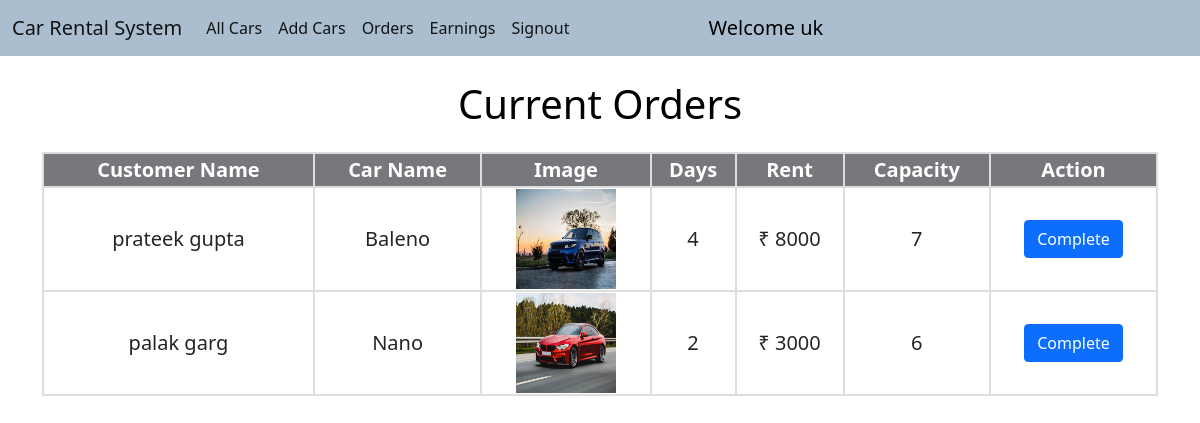
Page /all_orders/ (signed in) on the committed database.
### home/models.py (models this page shows, shortened)
class Order(models.Model):
    user = models.ForeignKey(User, on_delete=models.CASCADE)
    car_dealer = models.ForeignKey(CarDealer, on_delete=models.CASCADE)
    car = models.ForeignKey(Car, on_delete=models.CASCADE)
    rent = models.CharField(max_length=10)
    days = models.CharField(max_length=3)
    is_complete = models.BooleanField(default=False)

class Car(models.Model):
    name = models.CharField(max_length=50)
    image = models.ImageField(upload_to="")
    car_dealer = models.ForeignKey(CarDealer, on_delete=models.PROTECT)
    capacity = models.CharField(max_length=2)
    location = models.ForeignKey(Location, on_delete=models.SET_NULL, null=True)
    is_available = models.BooleanField(default=True)
    rent = models.CharField(max_length=10, blank=True)

### home/views.py (the view)
# urls.py: path("all_orders/", views.all_orders, name="all_orders"),
def all_orders(request):
    username = request.user
    user = User.objects.get(username = username)
    car_dealer = CarDealer.objects.get(car_dealer=user)
    orders = Order.objects.filter(car_dealer=car_dealer)
    all_orders = []
    for order in orders:
        if order.is_complete == False:
            all_orders.append(order)
    return render(request, "all_orders.html", {'all_orders':all_orders})

### home/templates/all_orders.html (shortened to what this page needs)
{% extends 'car_dealer_navbar.html' %}
{% block body %}
<div class="container">
    {% if all_orders %}
        <h1 class="mt-4">Current Orders</h1>
        <div class="users-table mt-4">
            <table>
                <tbody>
                    <tr>
                        <th>Customer Name</th>
                        <th>Car Name</th>
                        <th>Image</th>
                        <th>Days</th>
                        <th>Rent</th>
                        <th>Capacity</th>
                        <th>Action</th>
                    </tr>
                    {% for order in all_orders %}
                    <tr>
                        <td>{{order.user.get_full_name}}</td>
                        <td>{{order.car.name}}</td>
                        <td><img src="{{order.car.image.url}}" alt="" width="100px" height="100px"></td>
                        <td>{{order.days}}</td>
                        <td>₹ {{order.rent}}</td>
                        <td>{{order.car.capacity}}</td>
                        <td>
                            <form action="/complete_order/" method="post">
                                <button type="submit" class="btn btn-primary">Complete</button>
                            </form>
                        </td>
                    </tr>
                    {% endfor %}
                </tbody>
            </table>
            {% else %}
            <br>
            <h2>No orders right now</h2>
        </div>
        {% endif %}
    </div>
{% endblock body %}

### home/templates/car_dealer_navbar.html (shortened to what this page needs)
<!doctype html>
<html lang="en">
<head>
  <link href="https://cdn.jsdelivr.net/npm/bootstrap@5.1.0/dist/css/bootstrap.min.css" rel="stylesheet"
>
</head>
<body>
  <nav class="navbar navbar-expand-lg navbar-light sticky-top">
    <div class="container-fluid">
      <a class="navbar-brand" href="/home2/">Car Rental System</a>
      <div class="collapse navbar-collapse" id="navbarSupportedContent">
        <ul class="navbar-nav me-5">
          <li class="nav-item">
            <a class="nav-link active" aria-current="page" href="/all_cars/">All Cars</a>
          </li>
          <li class="nav-item">
            <a class="nav-link active" aria-current="page" href="/add_car/">Add Cars</a>
          </li>
          <li class="nav-item">
            <a class="nav-link active" aria-current="page" href="/all_orders/">Orders</a>
          </li>
          <li class="nav-item">
            <a class="nav-link active" aria-current="page" href="/earnings/">Earnings</a>
          </li>
          <li class="nav-item">
            <a class="nav-link active" aria-current="page" href="/signout/">Signout</a>
          </li>
        </ul>
        <a href="#" style="text-decoration: none; color: black; font-size: 20px;">&nbsp;&nbsp;&nbsp;&nbsp;&nbsp;&nbsp;&nbsp;&nbsp;&nbsp;&nbsp;&nbsp;&nbsp;&nbsp;&nbsp;&nbsp;
          Welcome {{request.user}}</a>
      </div>
    </div>
  </nav>
  {% block body %}
  {% endblock %}
</body>
</html>

### home/templates/car_dealer_navbar.html (style rules this page uses)
.navbar { background-color: rgb(171, 190, 208); }

### home/templates/all_orders.html (style rules this page uses)
h1 { text-align: center; color: black; }
table { border-collapse: collapse; width: 100%; text-align: center; font-size: 20px; }
th { background-color: #76787c; color: white; }
th, td { border: 2px solid #ddd; }

### rows in the picture
Order: user.get_full_name "prateek gupta", car.name "Baleno", car.image (picture), days "4", rent "8000", car.capacity "7"
Order: user.get_full_name "palak garg", car.name "Nano", car.image (picture), days "2", rent "3000", car.capacity "6"

### other values in the picture
{{ request.user }} "uk"
